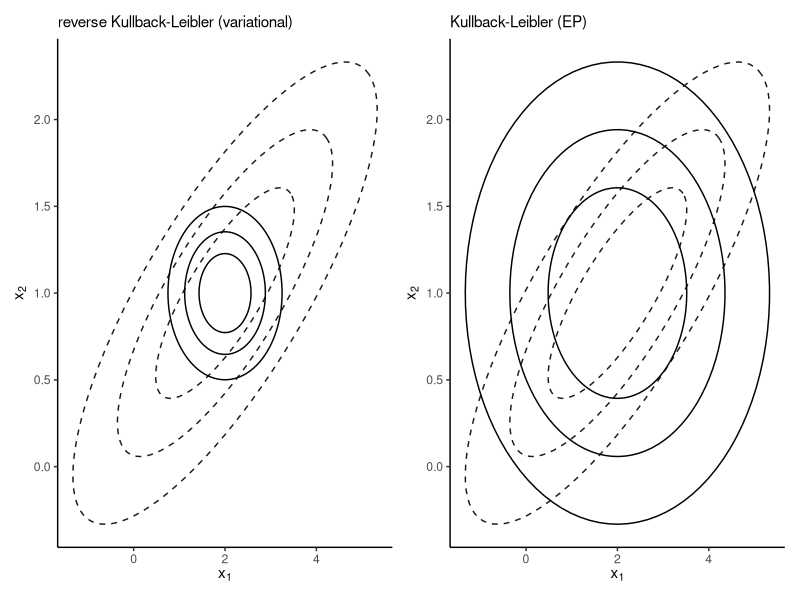

Reproduce this figure in R.
## ---- chunk 1
#| include: false
#| eval: true
#| echo: false
hecbleu <- c("#002855")
fcols <- c(gris = "#888b8d",
           bleu = "#0072ce",
           aqua = "#00aec7",
           vert = "#26d07c",
           rouge = "#ff585d",
           rose = "#eb6fbd",
           jaune = "#f3d03e")
pcols <- c(gris = "#d9d9d6",
           bleu = "#92c1e9",
           agua = "#88dbdf",
           vert = "#8fe2b0",
           rouge = "#ffb1bb",
           rose = "#eab8e4",
           jaune = "#f2f0a1")
library(ggplot2)
theme_set(theme_classic())
library(patchwork)
knitr::opts_chunk$set(fig.retina = 3, collapse = TRUE)
options(digits = 3, width = 75)
## ---- chunk 2
#| eval: true
#| echo: false
#| message: false
#| label: fig-klvsrev
#| fig-cap: "Approximation of a correlated bivariate Gaussian density by independent Gaussians."
library(ellipse, quietly = TRUE, warn.conflicts = FALSE)
# From Ben Bolker: https://stackoverflow.com/a/36222689

## Reverse vs KL divergence for bivariate Gaussian
mu <- c(2,1)
Sigma <- matrix(c(2,1,1,0.8), nrow = 2, ncol = 2)
Q <- solve(Sigma)
alpha_levels <- seq(0.25, 0.75, by = 0.25) 
names(alpha_levels) <- alpha_levels ## to get id column in result
contour_data <- plyr::ldply(alpha_levels,
                      ellipse,
                      x = cov2cor(Sigma),
                      scale = diag(Sigma), 
                      centre = mu)
contour_data_rKL <- plyr::ldply(alpha_levels,
                      ellipse,
                      x = diag(2),
                      scale = 1/diag(Q),
                      centre = mu)

contour_data_KL <- plyr::ldply(alpha_levels,
                          ellipse,
                          x = diag(2),
                          scale = diag(Sigma),  
                          centre = mu)
g1 <- ggplot() +
  geom_path(data = contour_data,
            mapping = aes(x = x, y = y, group = .id),
            color = "gray10", linetype = "dashed") +
  geom_path(data = contour_data_rKL,
            mapping = aes(x = x, y = y, group = .id)) +
  labs(x = expression(x[1]), y = expression(x[2]),
       subtitle = "reverse Kullback-Leibler (variational)") +
  theme_classic()

g2 <- ggplot() +
  geom_path(data = contour_data,
            mapping = aes(x = x, y = y, group = .id),
            color = "gray10", linetype = "dashed") +
  geom_path(data = contour_data_KL,
            mapping = aes(x = x, y = y, group = .id)) +
  labs(x = expression(x[1]), y = expression(x[2]),
       subtitle = "Kullback-Leibler (EP)") +
  theme_classic()

g1 + g2
